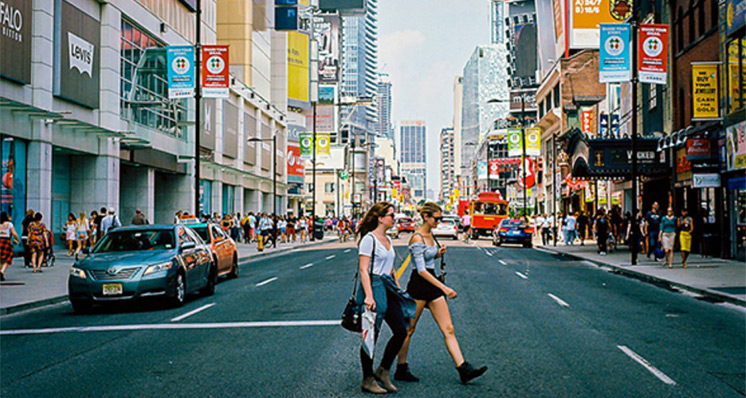
#> input picture test-resources/street.jpg, 746 x 398 px, found by its file name
$ python 'chapter 6 - Joining images.py'
#> lines starting #> are read from the running program, lines starting #| are printed output that depends on the picture
# This hero's code (stack functions): https://github.com/nkmk/python-snippets/blob/e5d988b84b04acfbfd15105546c93c2465f2d126/notebook/opencv_hconcat_vconcat_np_tile.py#L57-L64

import cv2
import numpy as np

def vconcat_resize_min(im_list, interpolation=cv2.INTER_CUBIC):
    w_min = min(im.shape[1] for im in im_list)
    im_list_resize = [cv2.resize(im, (w_min, int(im.shape[0] * w_min / im.shape[1])), interpolation=interpolation)
                      for im in im_list]
    return cv2.vconcat(im_list_resize)

def hconcat_resize_min(im_list, interpolation=cv2.INTER_CUBIC):
    h_min = min(im.shape[0] for im in im_list)
    im_list_resize = [cv2.resize(im, (int(im.shape[1] * h_min / im.shape[0]), h_min), interpolation=interpolation)
                      for im in im_list]
    return cv2.hconcat(im_list_resize)

def concat_tile(im_list_2d):
    return cv2.vconcat([cv2.hconcat(im_list_h) for im_list_h in im_list_2d])

def concat_tile_resize(im_list_2d, interpolation=cv2.INTER_CUBIC):
    im_list_v = [hconcat_resize_min(im_list_h, interpolation=cv2.INTER_CUBIC) for im_list_h in im_list_2d]
    return vconcat_resize_min(im_list_v, interpolation=cv2.INTER_CUBIC)


img = cv2.imread("test-resources/street.jpg")
#> img is the input picture: shape (398, 746, 3); mean B, G, R 108.5, 111.1, 98.6

im_tile_resize = concat_tile_resize([[img],
                                     [img, img, img, img, img],
                                     [img, img, img]])
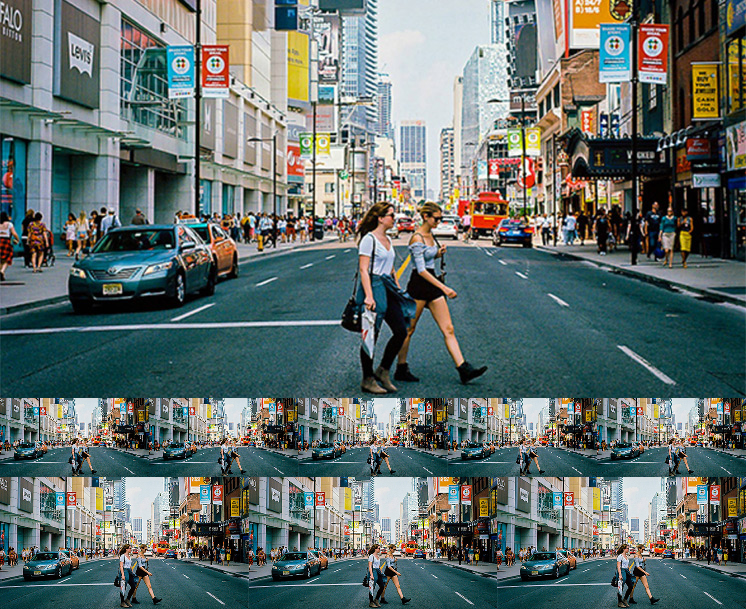
#> im_tile_resize: shape (609, 746, 3); mean B, G, R 108.5, 111.2, 98.6

img = cv2.resize(img, (373, 199)) # Resizing to get smaller image
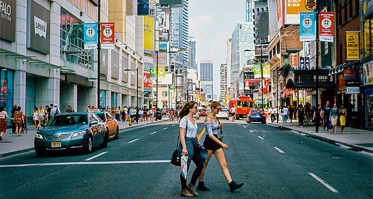
#> img: shape (199, 373, 3); mean B, G, R 108.6, 111.3, 98.7

imgHor = np.hstack((img, img, img)) # Horizontally stack
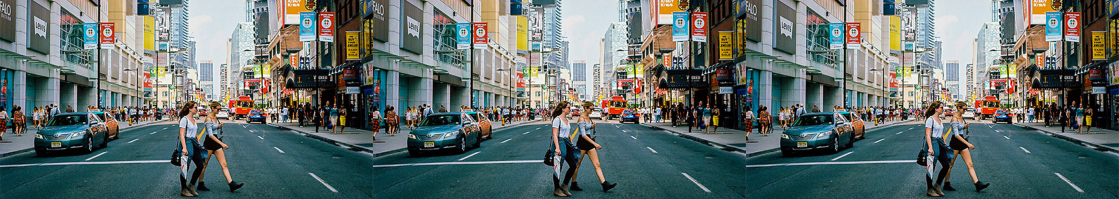
#> imgHor: shape (199, 1119, 3); mean B, G, R 108.6, 111.3, 98.7
imgVer = np.vstack((img, img)) # Horizontally stack
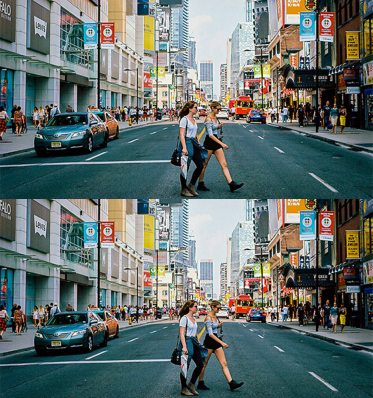
#> imgVer: shape (398, 373, 3); mean B, G, R 108.6, 111.3, 98.7

cv2.imshow("Horizontal", imgHor)
cv2.imshow("Vertical", imgVer)
cv2.imshow("Stack", im_tile_resize)

cv2.waitKey(0)
